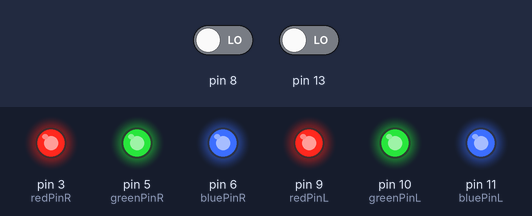
Bench run of a sketch on a simulated Arduino Uno, built with avr-gcc and run on an emulated ATmega328P. On the bench: output pins drawn as LEDs (lit = HIGH). Dashed ring = blinking. The test bench sets the inputs (shaded band); at power-on: pin 8 LOW, pin 13 LOW.

Above: at 1.2 s.
1.3 s: pin 8 driven HIGH
At 4.2 s:
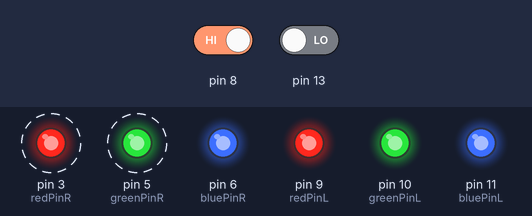
4.3 s: pin 8 driven LOW and pin 13 driven HIGH
At 5.5 s:
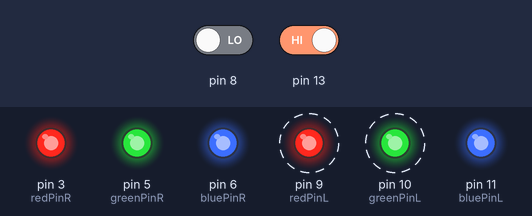
7.3 s: pin 8 driven HIGH
At 9.3 s:
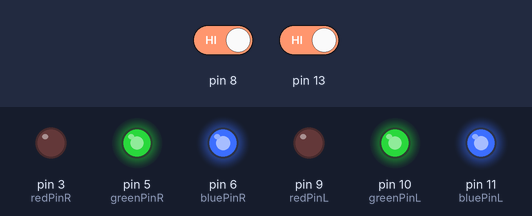
10.3 s: pin 13 driven LOW
At 13.2 s:
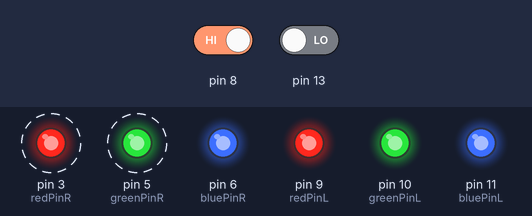
13.3 s: pin 13 driven HIGH
At 15.9 s:
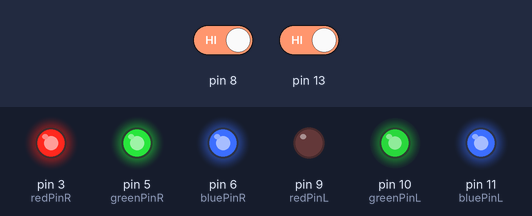
16.3 s: pin 8 driven LOW
Timing chart, 0 to 20.3 s (numbered marks = the images above; inputs shaded):
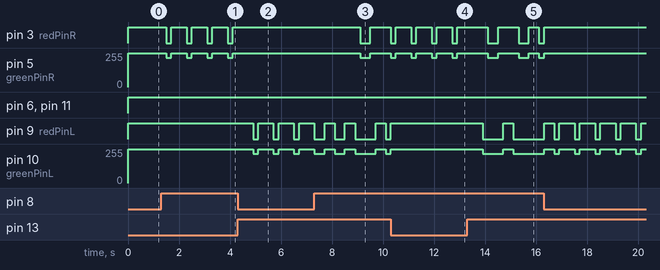

The sketch:

elsys_prosjekt.ino
```cpp
bool blinkR=false;
bool blinkL = false;

//bool on=false;
int redPinR=3;
int greenPinR=5;
int bluePinR=6;

int redPinL=9;
int greenPinL=10;
int bluePinL=11;

const long interval=200;
unsigned long prev_mil=0;
unsigned long blink_mil=0;

int RedR = 255;
int RedL = 255;
void setup() {
  // put your setup code here, to run once:

pinMode(8,INPUT);
pinMode(redPinR, OUTPUT);
pinMode(bluePinR, OUTPUT);
pinMode(greenPinR, OUTPUT);


pinMode(13,INPUT);
pinMode(redPinL, OUTPUT);
pinMode(bluePinL, OUTPUT);
pinMode(greenPinL, OUTPUT);


}

void loop() {
//for( i=0; i<1000 ; i++){
if (digitalRead(8)==HIGH){
  if (blinkL){
    blinkL=false;
  }
  blinkR=!blinkR;
  delay(200);}

//}


if (blinkR && ((millis()-prev_mil)>interval)){    //&& (millis()%1000==0)){

prev_mil=millis();
  if (RedR==255){
    RedR=0;
  analogWrite(redPinR,0);
  analogWrite(greenPinR,220);
  analogWrite(bluePinR,255);
  }
  else{
    RedR=255;
  analogWrite(redPinR,255);
  analogWrite(greenPinR,255);
  analogWrite(bluePinR,255);
  }

//on=true;
//delay(5);
}
if(!blinkR){
  analogWrite(redPinR,255);
  analogWrite(greenPinR,255);
  analogWrite(bluePinR,255);
}


//}

//left led
if (digitalRead(13)==HIGH){
  if (blinkR){
    blinkR=false;
  }
  blinkL=!blinkL;
  delay(200);}

if (blinkL && ((millis()-prev_mil)>interval)){    //&& (millis()%1000==0)){

prev_mil=millis();
  if (RedL==255){
    RedL=0;
  analogWrite(redPinL,0);
  analogWrite(greenPinL,220);
  analogWrite(bluePinL,255);
  }
  else{
    RedL=255;
  analogWrite(redPinL,255);
  analogWrite(greenPinL,255);
  analogWrite(bluePinL,255);
  }

//on=true;
//delay(5);
}
if(!blinkL){
  analogWrite(redPinL,255);
  analogWrite(greenPinL,255);
  analogWrite(bluePinL,255);
}


}
```

Measured:
- after the input at 1.3 s, pin 3 (redPinR): alternates HIGH for 0.60 s and LOW for 0.20 s, starting after 0.20 s; pin 5 (greenPinR): alternates 255/255 for 0.60 s and 220/255 for 0.20 s, starting after 0.20 s
- after the input at 4.3 s, pin 3 (redPinR): stops changing and stays HIGH; pin 5 (greenPinR): stops changing and stays 255/255; pin 9 (redPinL): alternates HIGH for 0.60 s and LOW for 0.20 s, starting after 0.60 s; pin 10 (greenPinL): alternates 255/255 for 0.60 s and 220/255 for 0.20 s, starting after 0.60 s
- after the input at 7.3 s, pin 3 (redPinR): HIGH → LOW after 1.8 s, → HIGH 0.40 s later; pin 5 (greenPinR): 255/255 → 220/255 after 1.8 s, → 255/255 0.40 s later
- after the input at 10.3 s, pin 3 (redPinR): alternates HIGH for 0.60 s and LOW for 0.20 s, starting after 0.20 s; pin 5 (greenPinR): alternates 255/255 for 0.60 s and 220/255 for 0.20 s, starting after 0.20 s
- after the input at 13.3 s, pin 9 (redPinL): HIGH → LOW after 0.60 s, → HIGH 0.80 s later, → LOW 0.40 s later; pin 10 (greenPinL): 255/255 → 220/255 after 0.60 s, → 255/255 0.80 s later, → 220/255 0.40 s later
